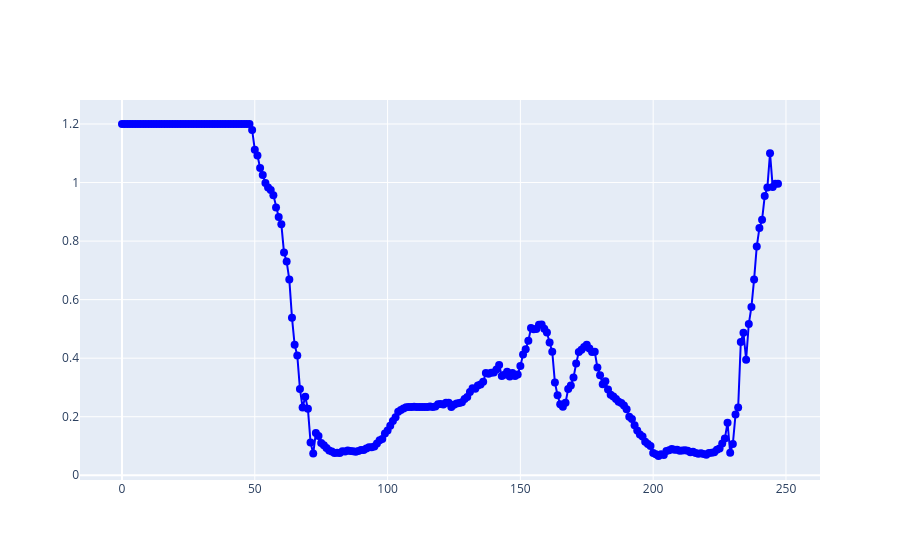

Notebook code for this chart:
### Code cell
# Create a Plotly figure
fig = go.Figure()

# Add the data as a line plot with markers
fig.add_trace(go.Scatter(
    x=indices, 
    y=dists_first_view, 
    mode='lines+markers',
    name='Distance',
    line=dict(color='blue'),
    marker=dict(size=8)
))

fig.show()

### Figure 1 — Plotly figure (JSON) as saved in the notebook; plotly's stock layout.template omitted (floating-point values rounded to 4 significant figures; data arrays with more than 128 entries replaced by an {"elided": "..."} marker saying what was removed)
{"data": [{"line": {"color": "blue"}, "marker": {"size": 8}, "mode": "lines+markers", "name": "Distance", "type": "scatter", "x": {"elided": "248 int values"}, "y": {"elided": "248 float values"}}], "layout": {}}
